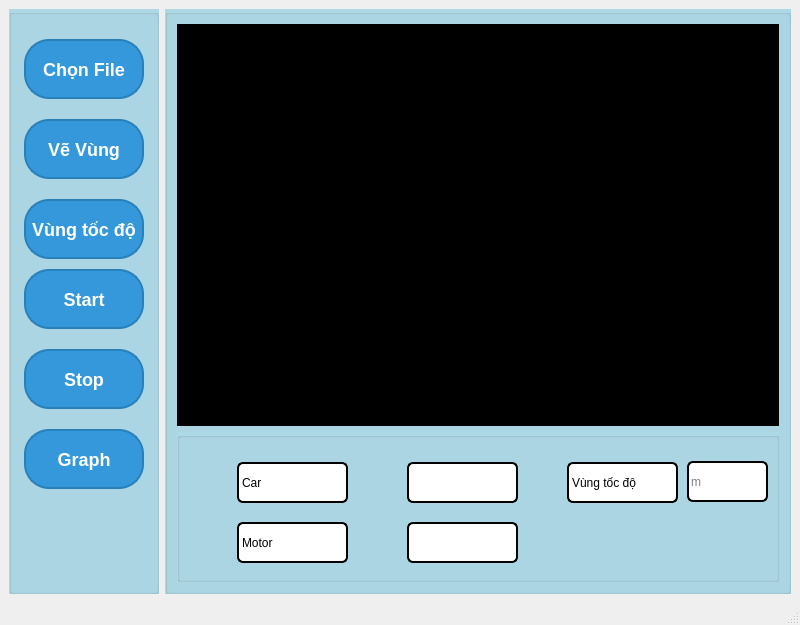
<?xml version="1.0" encoding="UTF-8"?>
<ui version="4.0">
 <class>MainWindow</class>
 <widget class="QMainWindow" name="MainWindow">
  <property name="geometry">
   <rect>
    <x>0</x>
    <y>0</y>
    <width>800</width>
    <height>625</height>
   </rect>
  </property>
  <property name="windowTitle">
   <string>MainWindow</string>
  </property>
  <widget class="QWidget" name="centralwidget">
   <layout class="QGridLayout" name="gridLayout">
    <item row="0" column="0">
     <widget class="QGroupBox" name="groupBox">
      <property name="maximumSize">
       <size>
        <width>150</width>
        <height>16777215</height>
       </size>
      </property>
      <property name="styleSheet">
       <string notr="true">background: lightblue</string>
      </property>
      <property name="title">
       <string/>
      </property>
      <widget class="QPushButton" name="btn_choose_file">
       <property name="geometry">
        <rect>
         <x>15</x>
         <y>30</y>
         <width>120</width>
         <height>60</height>
        </rect>
       </property>
       <property name="styleSheet">
        <string notr="true">QPushButton {
                background-color: #3498db;
                color: #fff;
                border-radius: 25px;
                border: 2px solid #2980b9;
                font-size: 18px;
                font-weight: bold;
            }
            QPushButton:hover {
                background-color: #2980b9;
                cursor: pointer;
            }
            QPushButton:pressed {
                background-color: #2980b9;
                padding-left: 15px;
                padding-top: 15px;
            }</string>
       </property>
       <property name="text">
        <string>Chọn File</string>
       </property>
      </widget>
      <widget class="QPushButton" name="btn_draw_polygon">
       <property name="geometry">
        <rect>
         <x>15</x>
         <y>110</y>
         <width>120</width>
         <height>60</height>
        </rect>
       </property>
       <property name="styleSheet">
        <string notr="true">QPushButton {
                background-color: #3498db;
                color: #fff;
                border-radius: 25px;
                border: 2px solid #2980b9;
                font-size: 18px;
                font-weight: bold;
            }
            QPushButton:hover {
                background-color: #2980b9;
                cursor: pointer;
            }
            QPushButton:pressed {
                background-color: #2980b9;
                padding-left: 15px;
                padding-top: 15px;
            }</string>
       </property>
       <property name="text">
        <string>Vẽ Vùng</string>
       </property>
      </widget>
      <widget class="QPushButton" name="btn_start">
       <property name="geometry">
        <rect>
         <x>15</x>
         <y>260</y>
         <width>120</width>
         <height>60</height>
        </rect>
       </property>
       <property name="styleSheet">
        <string notr="true">QPushButton {
                background-color: #3498db;
                color: #fff;
                border-radius: 25px;
                border: 2px solid #2980b9;
                font-size: 18px;
                font-weight: bold;
            }
            QPushButton:hover {
                background-color: #2980b9;
                cursor: pointer;
            }
            QPushButton:pressed {
                background-color: #2980b9;
                padding-left: 15px;
                padding-top: 15px;
            }</string>
       </property>
       <property name="text">
        <string>Start</string>
       </property>
      </widget>
      <widget class="QPushButton" name="btn_stop">
       <property name="geometry">
        <rect>
         <x>15</x>
         <y>340</y>
         <width>120</width>
         <height>60</height>
        </rect>
       </property>
       <property name="styleSheet">
        <string notr="true">QPushButton {
                background-color: #3498db;
                color: #fff;
                border-radius: 25px;
                border: 2px solid #2980b9;
                font-size: 18px;
                font-weight: bold;
            }
            QPushButton:hover {
                background-color: #2980b9;
                cursor: pointer;
            }
            QPushButton:pressed {
                background-color: #2980b9;
                padding-left: 15px;
                padding-top: 15px;
            }</string>
       </property>
       <property name="text">
        <string>Stop</string>
       </property>
      </widget>
      <widget class="QPushButton" name="btn_graph">
       <property name="geometry">
        <rect>
         <x>15</x>
         <y>420</y>
         <width>120</width>
         <height>60</height>
        </rect>
       </property>
       <property name="styleSheet">
        <string notr="true">QPushButton {
                background-color: #3498db;
                color: #fff;
                border-radius: 25px;
                border: 2px solid #2980b9;
                font-size: 18px;
                font-weight: bold;
            }
            QPushButton:hover {
                background-color: #2980b9;
                cursor: pointer;
            }
            QPushButton:pressed {
                background-color: #2980b9;
                padding-left: 15px;
                padding-top: 15px;
            }</string>
       </property>
       <property name="text">
        <string>Graph</string>
       </property>
      </widget>
      <widget class="QPushButton" name="btn_draw_speed">
       <property name="geometry">
        <rect>
         <x>15</x>
         <y>190</y>
         <width>120</width>
         <height>60</height>
        </rect>
       </property>
       <property name="styleSheet">
        <string notr="true">QPushButton {
                background-color: #3498db;
                color: #fff;
                border-radius: 25px;
                border: 2px solid #2980b9;
                font-size: 18px;
                font-weight: bold;
            }
            QPushButton:hover {
                background-color: #2980b9;
                cursor: pointer;
            }
            QPushButton:pressed {
                background-color: #2980b9;
                padding-left: 15px;
                padding-top: 15px;
            }</string>
       </property>
       <property name="text">
        <string>Vùng tốc độ</string>
       </property>
      </widget>
     </widget>
    </item>
    <item row="0" column="1">
     <widget class="QGroupBox" name="groupBox_2">
      <property name="maximumSize">
       <size>
        <width>10000</width>
        <height>16777215</height>
       </size>
      </property>
      <property name="styleSheet">
       <string notr="true">background: lightblue</string>
      </property>
      <property name="title">
       <string/>
      </property>
      <layout class="QGridLayout" name="gridLayout_2">
       <item row="1" column="0">
        <widget class="QGroupBox" name="groupBox_3">
         <property name="maximumSize">
          <size>
           <width>16777215</width>
           <height>150</height>
          </size>
         </property>
         <property name="title">
          <string/>
         </property>
         <widget class="QLabel" name="label_2">
          <property name="geometry">
           <rect>
            <x>60</x>
            <y>30</y>
            <width>111</width>
            <height>41</height>
           </rect>
          </property>
          <property name="styleSheet">
           <string notr="true">background: white;
border-radius: 6px;
border: 2px solid black;</string>
          </property>
          <property name="text">
           <string>Car</string>
          </property>
         </widget>
         <widget class="QLabel" name="qlabel_count_car">
          <property name="geometry">
           <rect>
            <x>230</x>
            <y>30</y>
            <width>111</width>
            <height>41</height>
           </rect>
          </property>
          <property name="styleSheet">
           <string notr="true">background: white;
border-radius: 6px;
border: 2px solid black;</string>
          </property>
          <property name="text">
           <string/>
          </property>
         </widget>
         <widget class="QLabel" name="label_4">
          <property name="geometry">
           <rect>
            <x>60</x>
            <y>90</y>
            <width>111</width>
            <height>41</height>
           </rect>
          </property>
          <property name="styleSheet">
           <string notr="true">background: white;
border-radius: 6px;
border: 2px solid black;</string>
          </property>
          <property name="text">
           <string>Motor</string>
          </property>
         </widget>
         <widget class="QLabel" name="qlabel_count_motor">
          <property name="geometry">
           <rect>
            <x>230</x>
            <y>90</y>
            <width>111</width>
            <height>41</height>
           </rect>
          </property>
          <property name="styleSheet">
           <string notr="true">background: white;
border-radius: 6px;
border: 2px solid black;</string>
          </property>
          <property name="text">
           <string/>
          </property>
         </widget>
         <widget class="QLabel" name="label_3">
          <property name="geometry">
           <rect>
            <x>390</x>
            <y>30</y>
            <width>111</width>
            <height>41</height>
           </rect>
          </property>
          <property name="styleSheet">
           <string notr="true">background: white;
border-radius: 6px;
border: 2px solid black;</string>
          </property>
          <property name="text">
           <string>Vùng tốc độ</string>
          </property>
         </widget>
         <widget class="QLineEdit" name="qline_speed">
          <property name="geometry">
           <rect>
            <x>510</x>
            <y>29</y>
            <width>81</width>
            <height>41</height>
           </rect>
          </property>
          <property name="styleSheet">
           <string notr="true">background: white;
border-radius: 6px;
border: 2px solid black;</string>
          </property>
          <property name="placeholderText">
           <string>m</string>
          </property>
         </widget>
        </widget>
       </item>
       <item row="0" column="0">
        <widget class="QLabel" name="qlabel_frame">
         <property name="styleSheet">
          <string notr="true">background: black</string>
         </property>
         <property name="text">
          <string>TextLabel</string>
         </property>
        </widget>
       </item>
      </layout>
     </widget>
    </item>
   </layout>
  </widget>
  <widget class="QMenuBar" name="menubar">
   <property name="geometry">
    <rect>
     <x>0</x>
     <y>0</y>
     <width>800</width>
     <height>21</height>
    </rect>
   </property>
  </widget>
  <widget class="QStatusBar" name="statusbar"/>
 </widget>
 <resources/>
 <connections/>
</ui>
